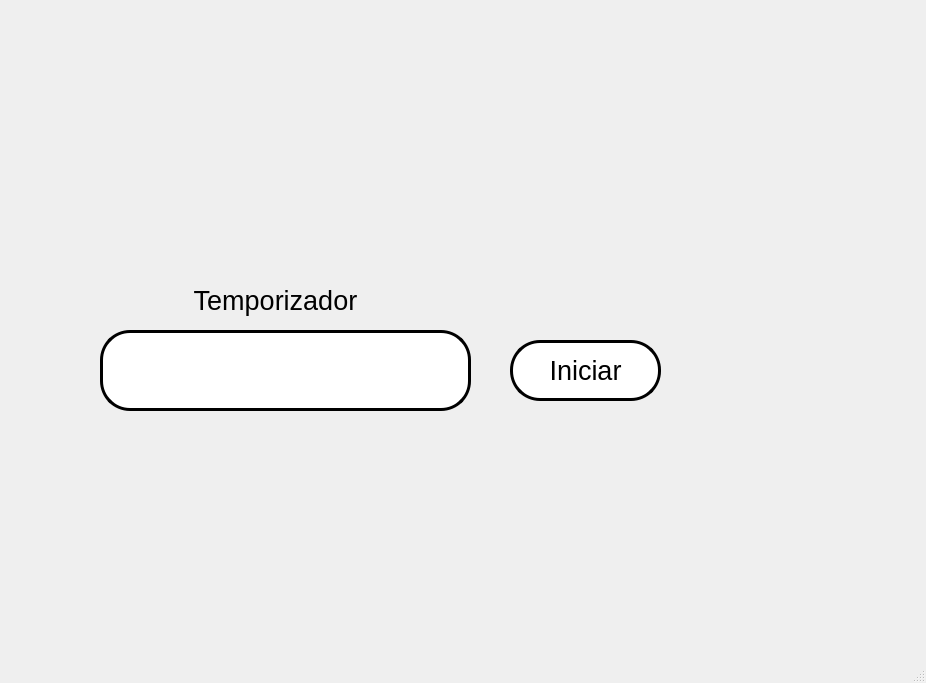
<?xml version="1.0" encoding="UTF-8"?>
<ui version="4.0">
 <class>MainWindow</class>
 <widget class="QMainWindow" name="MainWindow">
  <property name="geometry">
   <rect>
    <x>0</x>
    <y>0</y>
    <width>926</width>
    <height>683</height>
   </rect>
  </property>
  <property name="windowTitle">
   <string>MainWindow</string>
  </property>
  <widget class="QWidget" name="centralwidget">
   <widget class="QLabel" name="label_5">
    <property name="geometry">
     <rect>
      <x>30</x>
      <y>280</y>
      <width>491</width>
      <height>41</height>
     </rect>
    </property>
    <property name="font">
     <font>
      <pointsize>20</pointsize>
     </font>
    </property>
    <property name="text">
     <string>Temporizador</string>
    </property>
    <property name="alignment">
     <set>Qt::AlignCenter</set>
    </property>
   </widget>
   <widget class="QLineEdit" name="txt_temporizador">
    <property name="geometry">
     <rect>
      <x>100</x>
      <y>330</y>
      <width>371</width>
      <height>81</height>
     </rect>
    </property>
    <property name="font">
     <font>
      <pointsize>30</pointsize>
     </font>
    </property>
    <property name="styleSheet">
     <string notr="true">background-color: rgb(255, 255, 255);
border-radius: 30px;
border: 3px solid black;</string>
    </property>
   </widget>
   <widget class="QLabel" name="label">
    <property name="geometry">
     <rect>
      <x>20</x>
      <y>40</y>
      <width>161</width>
      <height>141</height>
     </rect>
    </property>
    <property name="styleSheet">
     <string notr="true"/>
    </property>
    <property name="text">
     <string/>
    </property>
    <property name="pixmap">
     <pixmap resource="../Archivos/Recursos.qrc">:/UAT LOGOS/Logo UAT.png</pixmap>
    </property>
    <property name="scaledContents">
     <bool>true</bool>
    </property>
   </widget>
   <widget class="QLabel" name="label_3">
    <property name="geometry">
     <rect>
      <x>640</x>
      <y>0</y>
      <width>281</width>
      <height>211</height>
     </rect>
    </property>
    <property name="styleSheet">
     <string notr="true"/>
    </property>
    <property name="text">
     <string/>
    </property>
    <property name="pixmap">
     <pixmap resource="../Archivos/Recursos.qrc">:/UAT LOGOS/logo facultad de ingenieria uat.png</pixmap>
    </property>
    <property name="scaledContents">
     <bool>true</bool>
    </property>
   </widget>
   <widget class="QLabel" name="label_7">
    <property name="geometry">
     <rect>
      <x>710</x>
      <y>440</y>
      <width>191</width>
      <height>181</height>
     </rect>
    </property>
    <property name="styleSheet">
     <string notr="true"/>
    </property>
    <property name="text">
     <string/>
    </property>
    <property name="pixmap">
     <pixmap resource="../Archivos/Recursos.qrc">:/Equipo LOGO/logo equipo 3.jpg</pixmap>
    </property>
    <property name="scaledContents">
     <bool>true</bool>
    </property>
   </widget>
   <widget class="QPushButton" name="btn_temporizador">
    <property name="geometry">
     <rect>
      <x>510</x>
      <y>340</y>
      <width>151</width>
      <height>61</height>
     </rect>
    </property>
    <property name="font">
     <font>
      <pointsize>20</pointsize>
     </font>
    </property>
    <property name="styleSheet">
     <string notr="true">background-color: rgb(255, 255, 255);
border-radius: 30px;
border: 3px solid black;</string>
    </property>
    <property name="text">
     <string>Iniciar</string>
    </property>
   </widget>
  </widget>
  <widget class="QMenuBar" name="menubar">
   <property name="geometry">
    <rect>
     <x>0</x>
     <y>0</y>
     <width>926</width>
     <height>26</height>
    </rect>
   </property>
  </widget>
  <widget class="QStatusBar" name="statusbar"/>
 </widget>
 <resources>
  <include location="../Archivos/Recursos.qrc"/>
 </resources>
 <connections/>
</ui>
